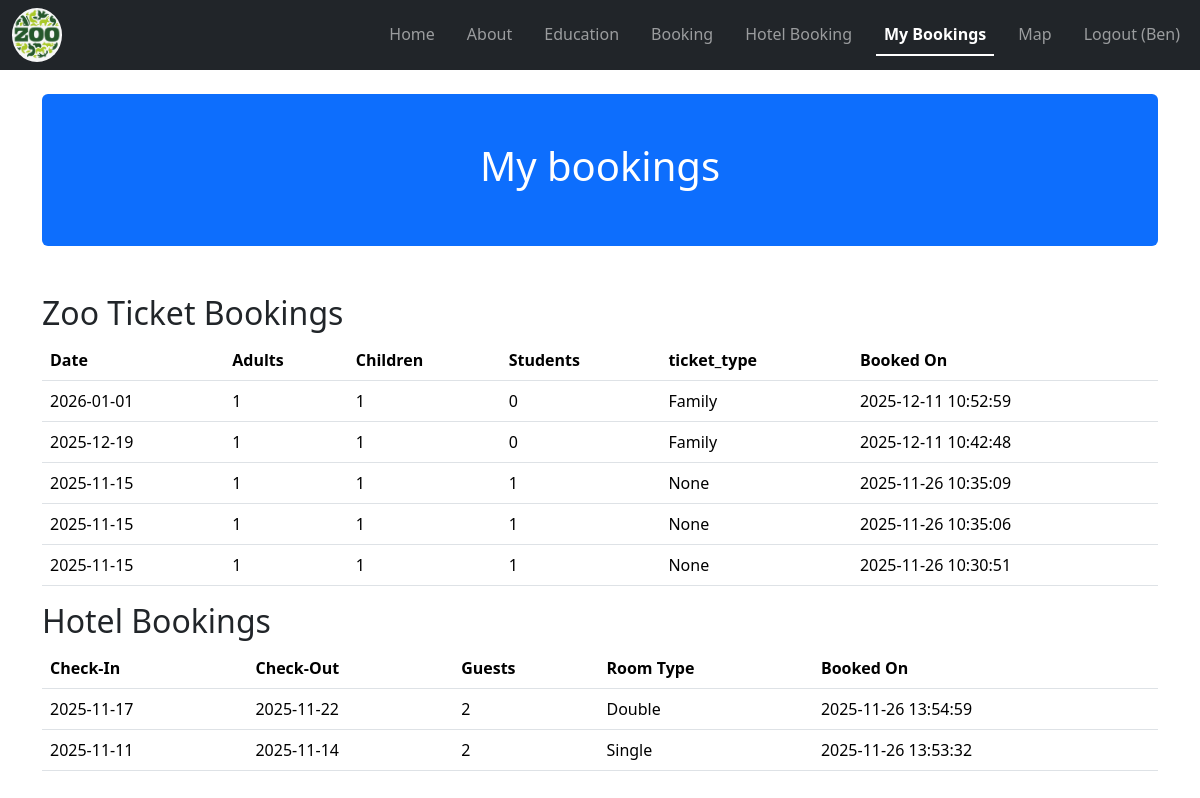
/my-bookings (signed in), run on an earlier commit of the app's database.
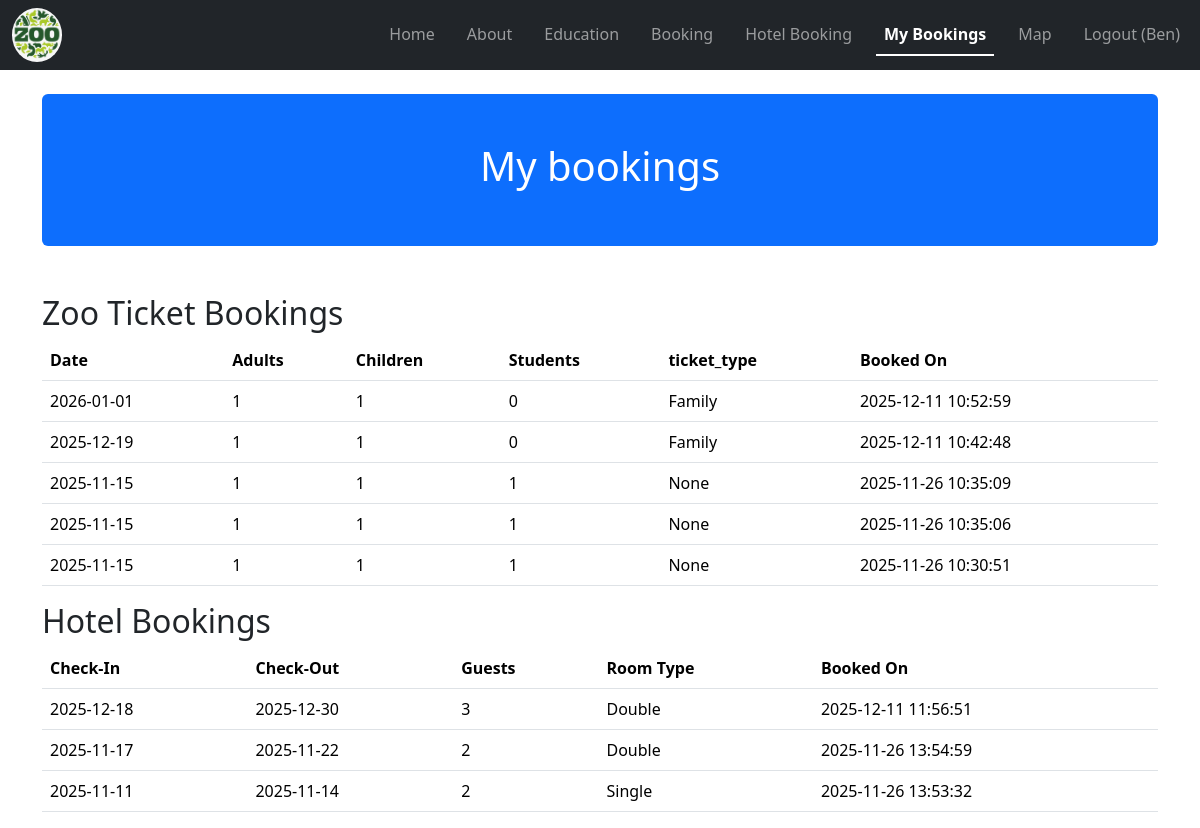
And on a later commit of the database.
### tables this page shows
CREATE TABLE bookings (
                booking_id INTEGER PRIMARY KEY AUTOINCREMENT,
                user_id INTEGER NOT NULL,
                booking_date DATE NOT NULL,
                adults INTEGER DEFAULT 0,
                children INTEGER DEFAULT 0,
                students INTEGER DEFAULT 0,
                created_at TIMESTAMP DEFAULT CURRENT_TIMESTAMP, ticket_type TEXT,
                FOREIGN KEY (user_id) REFERENCES users(user_id)
            );

CREATE TABLE hotel_bookings (
            hotel_booking_id INTEGER PRIMARY KEY AUTOINCREMENT,
            user_id INTEGER NOT NULL,
            check_in DATE NOT NULL,
            check_out DATE NOT NULL,
            guests INTEGER DEFAULT 1,
            room_type TEXT NOT NULL,
            created_at TIMESTAMP DEFAULT CURRENT_TIMESTAMP,
            FOREIGN KEY (user_id) REFERENCES users(user_id)
        );

### app.py (the view)
@app.route("/my-bookings")
def my_bookings():
    if "user_id" not in session:
        return redirect(url_for("login"))
    user_id = session["user_id"]
    conn = sqlite3.connect("booking.db")
    conn.row_factory = sqlite3.Row
    c = conn.cursor()
    c.execute("SELECT booking_date, adults, children, students, ticket_type, created_at FROM bookings WHERE user_id = ? ORDER BY created_at DESC", (user_id,))
    zoo_bookings = c.fetchall()
    c.execute("SELECT check_in, check_out, guests, room_type, created_at FROM hotel_bookings WHERE user_id = ? ORDER BY created_at DESC", (user_id,))
    hotel_bookings = c.fetchall()
    conn.close()
    return render_template("my_bookings.html", zoo_bookings=zoo_bookings, hotel_bookings=hotel_bookings)

### templates/my_bookings.html
{% extends "base.html" %}
{% block content %}
<div class="mb-5 mt-4 p-5 bg-primary text-white text-center rounded">
    <h1>My bookings</h1>
</div>
<h2>Zoo Ticket Bookings</h2>
{% if zoo_bookings %}
<table class="table">
    <tr><th>Date</th><th>Adults</th><th>Children</th><th>Students</th><th>ticket_type</th><th>Booked On</th></tr>
    {% for booking in zoo_bookings %}
    <tr>
        <td>{{ booking['booking_date'] }}</td>
        <td>{{ booking['adults'] }}</td>
        <td>{{ booking['children'] }}</td>
        <td>{{ booking['students'] }}</td>
        <td>{{ booking['ticket_type'] }}</td>
        <td>{{ booking['created_at'] }}</td>
    </tr>
    {% endfor %}
</table>
{% else %}
<p>No zoo bookings yet.</p>
{% endif %}
<h2>Hotel Bookings</h2>
{% if hotel_bookings %}
<table class="table">
    <tr><th>Check-In</th><th>Check-Out</th><th>Guests</th><th>Room Type</th><th>Booked On</th></tr>
    {% for booking in hotel_bookings %}
    <tr>
        <td>{{ booking['check_in'] }}</td>
        <td>{{ booking['check_out'] }}</td>
        <td>{{ booking['guests'] }}</td>
        <td>{{ booking['room_type'] }}</td>
        <td>{{ booking['created_at'] }}</td>
    </tr>
    {% endfor %}
</table>
{% else %}
<p>No hotel bookings yet.</p>
{% endif %}
{% endblock %}

### templates/base.html (shortened to what this page needs)
<!DOCTYPE html>
<html>
<head>
    <link href="https://cdn.jsdelivr.net/npm/bootstrap@5.3.3/dist/css/bootstrap.min.css" rel="stylesheet">
    <link rel="stylesheet" href="{{ url_for('static', filename='css/booking.css') }}">
    <link rel="stylesheet" href="{{ url_for('static', filename='css/styles.css') }}">
</head>
<body>
    <nav class="navbar navbar-expand-sm bg-dark navbar-dark">
        <div class="container-fluid">
          <a class="nav-item" href="/">
            <img src="{{ url_for('static', filename='images/logo.png') }}" alt="" width="50" class="logo-image rounded-circle">
          </a>
          <ul class="navbar-nav d-flex nav-underline">
            <li class="nav-item">
              <a class="nav-link " href="/">Home</a>
            </li>
            <li class="nav-item">
              <a class="nav-link" href="/about">About</a>
            </li>
            <li class="nav-item">
              <a class="nav-link" href="/education">Education</a>
            </li>
            <li class="nav-item">
              <a class="nav-link" href="/booking">Booking</a>
            </li>
            <li class="nav-item">
              <a class="nav-link" href="/hotel">Hotel Booking</a>
            </li>
            <li class="nav-item">
                <a class="nav-link" href="/my-bookings">My Bookings</a>
            </li>
            <li class="nav-item">
              <a class="nav-link" href="/map">Map</a>
          </li>
            {% if session.get('user_id') %}
                <li class="nav-item">
                  <a class="nav-link" href="/logout">Logout ({{ session['username'] }})</a>
                </li>
            {% endif %}
          </ul>
        </div>
    </nav>
    <div class="container">
        {% block content %}
        {% endblock %}
    </div>
</body>
</html>

What changed in the data, as far as the page shows it:
added hotel_bookings: check_in "2025-12-18", check_out "2025-12-30", guests "3", room_type "Double", created_at "2025-12-11 11:56:51"
